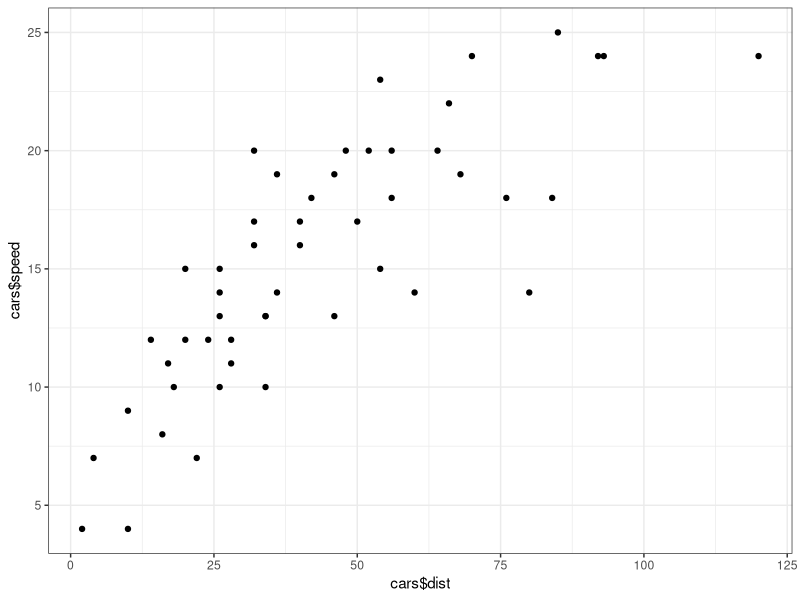

The R script that drew this image:
##############
# Make cars scatter plot (example R script origingally for source_url blog post)
# Christopher Gandrud
# 10 July 2012
##############

# Make cars scatter plot
  library(ggplot2)
  Plot <- qplot(cars$dist, cars$speed) +
                theme_bw()
  print(Plot)